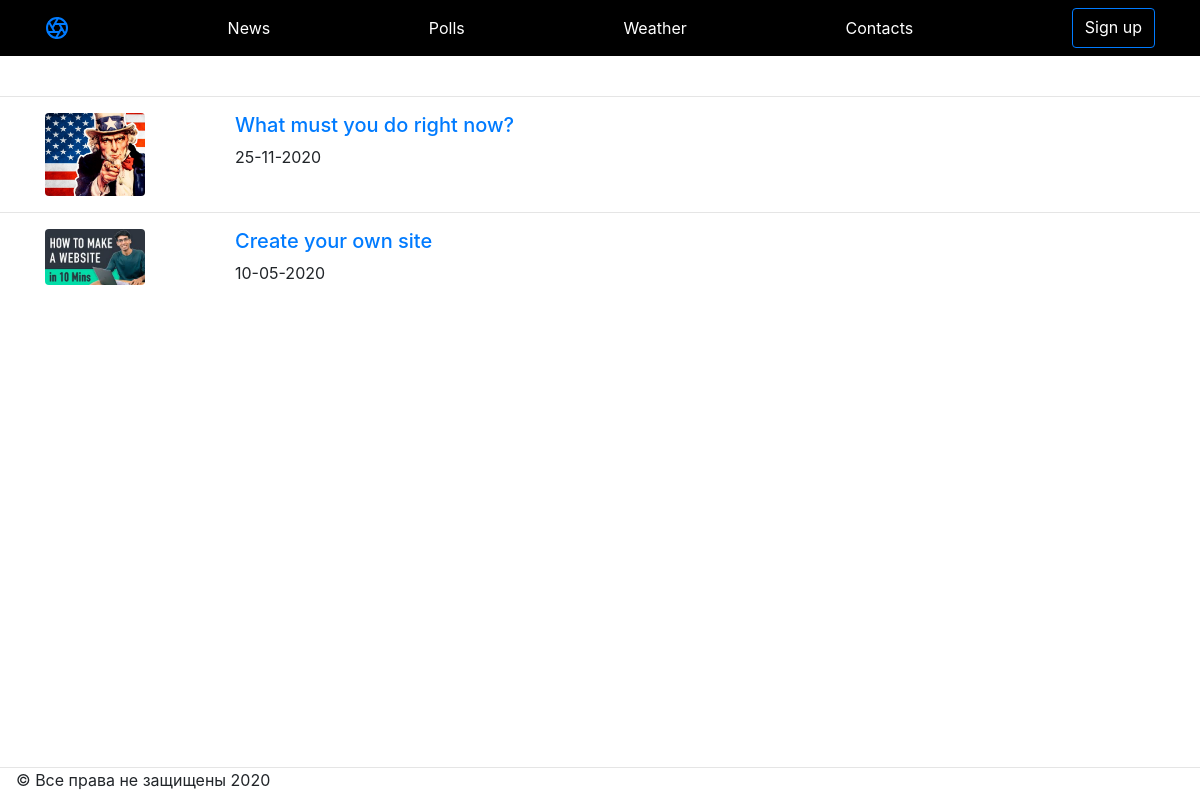
Page /news/ on the committed database.
### news/models.py (models this page shows, shortened)
class Articles(models.Model):
    title = models.CharField(max_length=120)
    post = models.TextField()
    date = models.DateTimeField()

### news/templates/news/posts.html
{% extends "main_wrapper.html" %}
{% load static %}
{% block content %}
  {% for post in object_list %}
    {% with y=forloop.counter|stringformat:"s" %}
    {% with template="news/image/"|add:y|add:".jpg" %}
    <hr>
    <div class="container">
      <div class="row">
        <div class="col-2"><img src="{% static '' %}{{template}}" class="rounded float-left" width="100px" alt="photo"></div>
      <div class="col-6">
        <a href="/news/{{post.id}}"><h5>{{post.title}}</h5></a>
        <h7>{{post.date|date:"d-m-Y"}}</h7>
      </div>
      </div>
    </div>
    {% endwith %}
    {% endwith %}
  {% endfor %}
{% endblock %}

### rows in the picture
Articles: shows a picture, title "What must you do right now?", date "25-11-2020"
Articles: shows a picture, title "Create your own site", date "10-05-2020"
